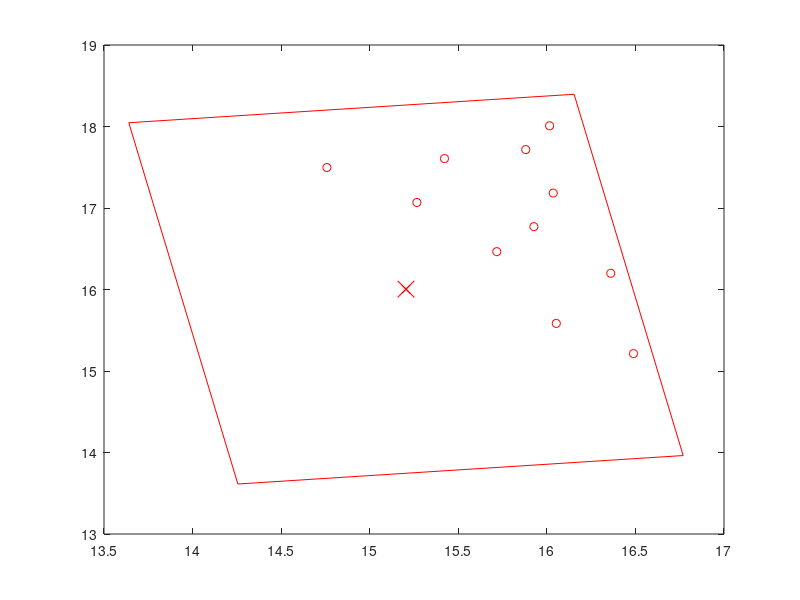

Source code (MATLAB): (Note: this script raises an error after producing the figure.)
close all;
figure;
Targets_x = [14.758207411728847,15.266245804760782,15.422058827312185,15.717380550295742,16.05319154911209,15.926741455615542,15.880724475016166,16.036006732071822,16.015250909450145,16.48906883024664,16.36064979341078,];
Targets_y = [
17.49701283070524,17.067927782027464,17.606329463615825,16.46437979848765,15.58429697124664,16.771062689892442,17.71703291791567,17.183417842263122,18.009047803506434,15.213517064727755,16.199286826207306,];
center_x = [15.20472920148137];
center_y = [16.004520560338246];
image_corners_x = [13.639843475972986,14.255728499127333,16.769614926989757,16.15372990383541,13.639843475972986];
image_corners_y = [18.046293842554874,13.613474108090799,13.962747278121618,18.395567012585694,18.046293842554874];
plot(Targets_x, Targets_y,'ro',center_x,center_y,'rx',image_corners_x,image_corners_y,'r');
hold on;
plot(center_x,center_y,'rx','MarkerSize',12);
labs1 = ['C1'];
labelpoints(center_x,center_y,labs1,'NE',0.3,1);
axis equal;
axis tight;
hold on;

Targets_x = [14.391666694939936,15.212871789629178,15.780394732594434,15.939110501044201,16.44415138083094,];
Targets_y = [
17.32121300550402,17.422409824032272,17.54616473614223,17.94291559683857,17.47903024069215,];
center_x = [15.20472920148137];
center_y = [19.004520560338246];
image_corners_x = [13.94814678150042,13.923316657928918,16.461311621462322,16.486141745033823,13.94814678150042];
image_corners_y = [21.249226797614828,16.773895678584257,16.759814323061665,21.235145442092236,21.249226797614828];
plot(Targets_x, Targets_y,'bo',center_x,center_y,'bx',image_corners_x,image_corners_y,'b');
hold on;
plot(center_x,center_y,'bx','MarkerSize',12);
labs1 = ['C2'];
labelpoints(center_x,center_y,labs1,'NE',0.3,1);
axis equal;
axis tight;
hold on;

Targets_x = [16.844592630355,17.007713828625263,17.03567451056579,17.09751400171475,17.17289065173499,17.31675012459058,17.321735471552994,17.22637145463759,17.64524083257107,17.528765293040518,17.56083897290798,17.812208332797272,17.67364513367259,17.78412853656474,17.791140166855612,17.917349919975003,17.905218502081205,18.05231774970424,18.02774442421015,18.056400531996168,18.274586071460515,18.18761052136447,18.422735465433032,18.338023116063447,18.5554541095983,18.547391021771936,18.560957085092205,18.678527001769737,18.626938915679098,18.742792601672654,18.79192436337433,18.912734054819307,18.8889888475632,18.965607893471418,19.21756845420069,19.225275947399062,];
Targets_y = [
16.69529737156703,15.93608832714076,16.95685901643064,17.768173338417032,17.30743738400526,15.630011094809396,16.462200022012937,18.011981912662943,15.240627691147928,17.314938175440638,17.75888274398919,15.012205198849761,16.834348420650198,16.096354249720576,18.375845632424344,17.337810159537252,17.80365013814144,16.559353841920814,16.96902021289744,17.718243237050373,16.118959974908197,17.24928172384674,15.545270278052822,17.54151174466234,16.056750436906743,16.735109197329866,17.355800147552955,16.372236940895952,18.27354399458856,17.574177499493793,17.017959725060624,16.467526511378853,17.866067252029893,18.283900061714387,17.10747962407862,17.90593776081473,];
center_x = [18.117012953605656];
center_y = [16.1783882465897];
image_corners_x = [16.672106391224386,17.032110230929362,19.561919515986926,19.20191567628195,16.672106391224386];
image_corners_y = [18.3067562824005,13.845859243082321,14.050020210778905,18.51091725009708,18.3067562824005];
plot(Targets_x, Targets_y,'mo',center_x,center_y,'mx',image_corners_x,image_corners_y,'m');
hold on;
plot(center_x,center_y,'mx','MarkerSize',12);
labs1 = ['C3'];
labelpoints(center_x,center_y,labs1,'NE',0.3,1);
axis equal;
axis tight;
hold on;

Targets_x = [16.963501385560214,17.026307823901092,17.120729869423652,17.216214161198593,17.321501387770354,17.42878482909293,17.436569018498407,17.543550549237903,17.618592031572103,17.754656725497895,17.8671423448214,17.87385527571829,17.940355539125257,18.182703313934166,18.198677244274634,18.28104779707564,18.286192595391757,18.4140990912793,18.474167003712488,18.582904724432634,18.67115006830288,18.97745334411961,18.980493780610377,];
Targets_y = [
17.963132486455763,18.56809784480256,17.290720577799807,18.98707599732323,19.42288424452445,17.984778432100715,18.6192955909568,17.46460341734767,18.496817779456034,17.837073503091545,19.457305969535412,17.126550550486648,18.234896877930783,17.076118846110372,17.96444827586262,20.05841528220431,19.19971876326726,18.25655183583195,17.461364711220256,18.62897686029477,19.178978549371546,17.546502026678148,18.66324087082203,];
center_x = [18.117012953605656];
center_y = [19.1783882465897];
image_corners_x = [16.845612918638007,16.850380402173812,19.388412988573307,19.3836455050375,16.845612918638007];
image_corners_y = [21.41473513850022,16.93933767781578,16.942041354679183,21.417438815363624,21.41473513850022];
plot(Targets_x, Targets_y,'bo',center_x,center_y,'bx',image_corners_x,image_corners_y,'b');
hold on;
plot(center_x,center_y,'bx','MarkerSize',12);
labs1 = ['C4'];
labelpoints(center_x,center_y,labs1,'NE',0.3,1);
axis equal;
axis tight;
hold on;

set(gca,'XTickLabel',[0.5 1.5 2.5 3.5 4.5 5] );
set(gca,'YTickLabel',[0.5 1.25 2.5 3.75 5 6.25 7.5 8.75 10] );